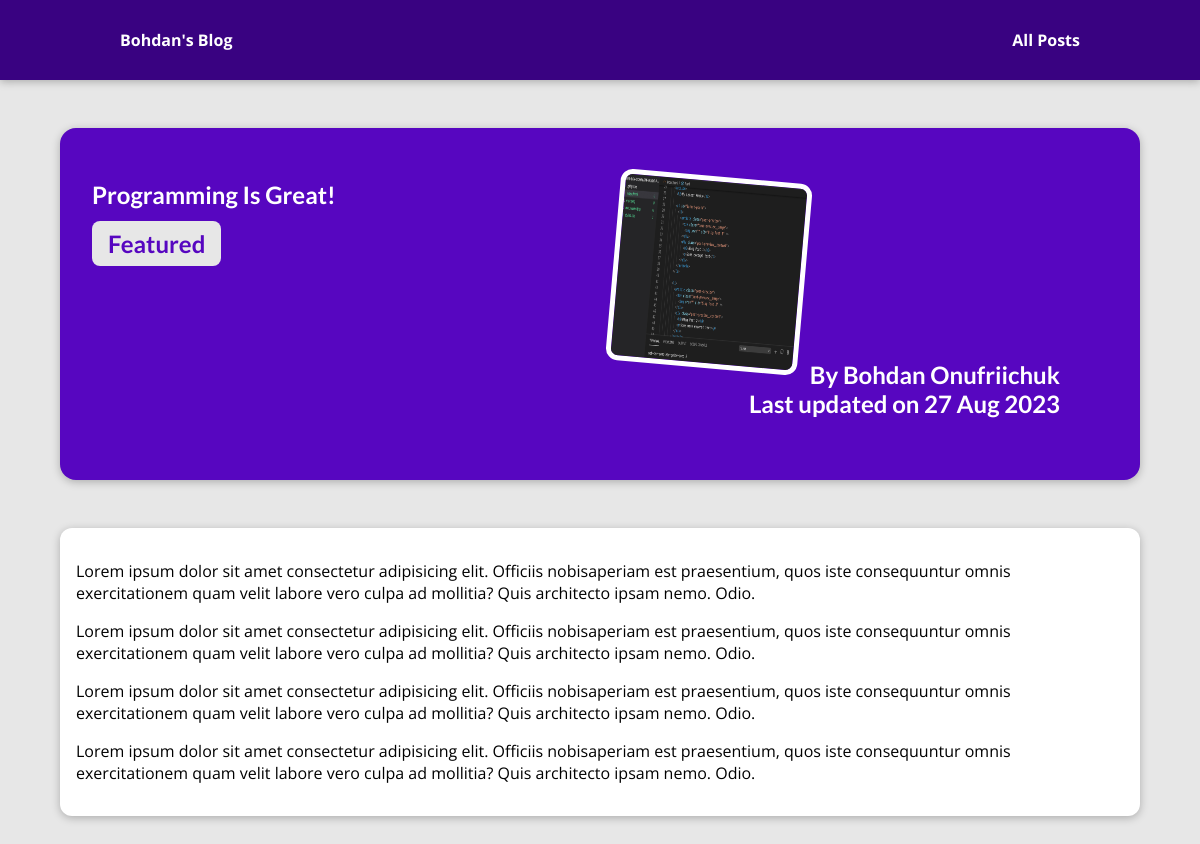
Page /posts/programming-is-fun on the committed database.
### blog/models.py (models this page shows, shortened)
class Post(models.Model):
    title = models.CharField(max_length = 150)
    excerpt = models.CharField(max_length = 200)
    image_name = models.CharField(max_length = 100)
    date = models.DateField(auto_now=True)
    slug = models.SlugField(unique=True, db_index=True)
    content = models.TextField(validators=[MinLengthValidator(10)])
    author = models.ForeignKey(
        Author, on_delete=models.SET_NULL, null=True, related_name="posts")
    tags = models.ManyToManyField(Tag)

class Tag(models.Model):
    caption = models.CharField(max_length=25)

class Author(models.Model):
    first_name = models.CharField(max_length = 100)
    last_name = models.CharField(max_length = 100)
    e_mail = models.EmailField()
    def full_name(self):
        return f"{self.first_name} {self.last_name}"
    def __str__(self):
        return self.full_name()

### blog/views.py (the view)
# urls.py: path("posts/<slug:slug>", views.post_detail,
def post_detail(request, slug):
  identefied_post = get_object_or_404(Post, slug=slug)
  return render(request, "blog/post-detail.html", {
    "post": identefied_post,
    "post_tags": identefied_post.tags.all()
  })

### blog/templates/blog/post-detail.html (shortened to what this page needs)
{% extends "base.html" %}
{% load static %}
{% block css_files %}
    <link rel="stylesheet" href="{% static "blog/post-detail.css" %}">
{% endblock css_files %}
{% block content %}
    <section id="summary">
        <h2>{{post.title}}<h2>
        <div>
            {% for tag in post_tags %}
                <span class="tag">{{tag.caption}}</span>
            {% endfor %}
        </div>
        <article>
            <img src="{% static "blog/images/"|add:post.image_name %}" alt="{{post.title}}">
            <adress>By <a href="mailto:{{ post.author.e_mail }}">{{post.author|title}}</a></adress>
            <div>
                Last updated on <time>{{post.date|date:"d M Y"}}</time>
            </div>
        </article>
    </section>
    <main>
        {{post.content|linebreaks}}
    </main>
{% endblock content %}

### static/app.css (style rules this page uses)
* { box-sizing: border-box; }
html { font-family: 'Open Sans', 'Lato', sans-serif; }
body { margin: 0; }
h1, h2, h3 { font-family: 'Lato', sans-serif; font-weight: bold; }

### blog/static/blog/post-detail.css (style rules this page uses)
body { background-color: #e7e7e7; }
#summary { margin: 8rem auto 3rem auto; padding: 2rem; width: 90%; max-width: 90rem; border-radius: 16px; background-color: #5706c0; position: relative; box-shadow: 0 2px 8px rgba(0, 0, 0, 0.25); height: 22rem; }
#summary h2 { color: white; font-size: 1.5rem; margin-bottom: 0.25rem; }
#summary article { position: absolute; top: 2rem; right: 3rem; padding: 1rem 2rem; border-radius: 12px; text-align: right; color: white; }
#summary article img { width: 12rem; height: 12rem; border-radius: 12px; transform: rotateZ(5deg); border: 5px solid white; margin-bottom: 1rem; }
#summary a { color: white; text-decoration: none; }
#summary time { font-weight: bold; }
main { width: 90%; max-width: 90rem; margin: 3rem auto; background-color: white; padding: 1rem; border-radius: 12px; box-shadow: 0 2px 8px rgba(0, 0, 0, 0.25); }
.tag { background-color: #e7e7e7; color: #5706c0; padding: 0.5rem 1rem; border-radius: 8px; }

### rows in the picture
Post: title "Programming Is Great!", image_name (picture), author "Bohdan Onufriichuk", date "27 Aug 2023", content "Lorem ipsum dolor sit amet consectetur adipisicing elit. Officiis nobisaperiam est praesentium, quos iste consequuntur omnis exercitationem quam velit labore vero culpa ad mollitia? Quis architecto ipsam nemo. Odio. Lorem ipsum dolor sit amet consectetur adipisicing elit. Officiis nobisaperiam est praesentium, quos iste consequuntur omnis exercitationem quam velit labore vero culpa ad mollitia? Quis architecto ipsam nemo. Odio. Lorem ipsum dolor sit amet consectetur adipisicing elit. Officiis nobisaperiam est praesentium, quos iste consequuntur omnis exercitationem quam velit labore vero culpa ad mollitia? Quis architecto ipsam nemo. Odio. Lorem ipsum dolor sit amet consectetur adipisicing…"
Tag: caption "Featured"
